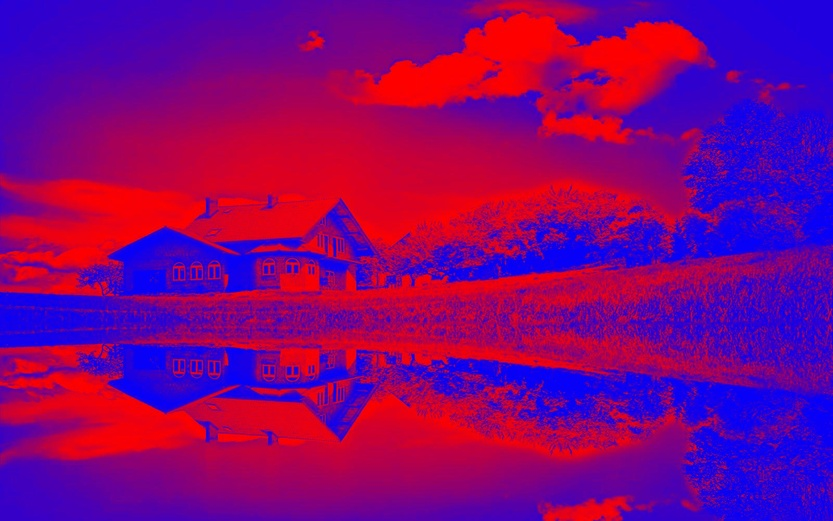
#> input picture 01.jpg, 833 x 521 px, shrunk from 1600 x 1000 before the run
$ python trabalho.py
#> lines starting #> are read from the running program, lines starting #| are printed output that depends on the picture
from PIL import Image, ImageOps, ImageDraw, ImageFilter
from random import randint
import numpy as np


#Imagem01

with Image.open("01.jpg") as img:
#> img is the input picture: PIL image 833x521 RGB; mean R, G, B 130.1, 1.5, 124.9
    img = img.convert("RGB")

width, height = img.size
#> width = 833; height = 521

img = img.convert("L")
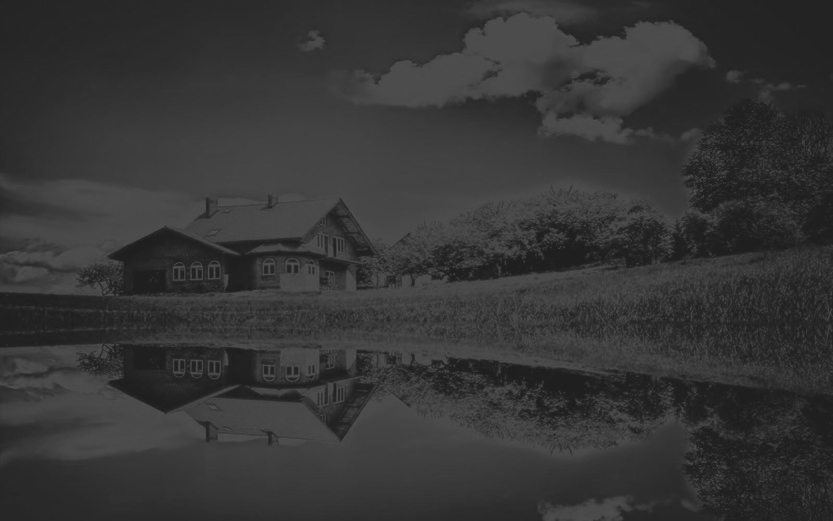
#> img: PIL image 833x521 L; min 28, max 83, mean 54
pixels = img.load()


brilho = 40


for x in range(width):
    for y in range(height):
        pixels[x,y] = pixels[x,y] + brilho

img.show()
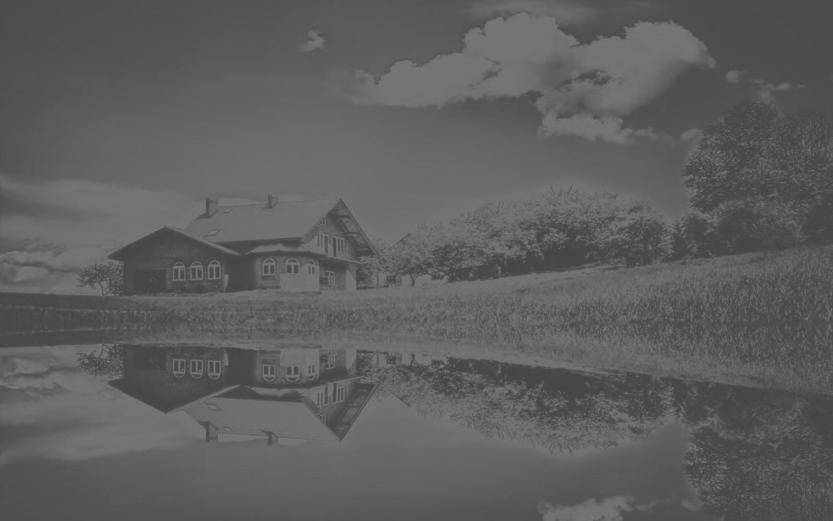
#> shown: PIL image 833x521 L; min 68, max 123, mean 94

#Imagem02

with Image.open("02.jpg") as img:
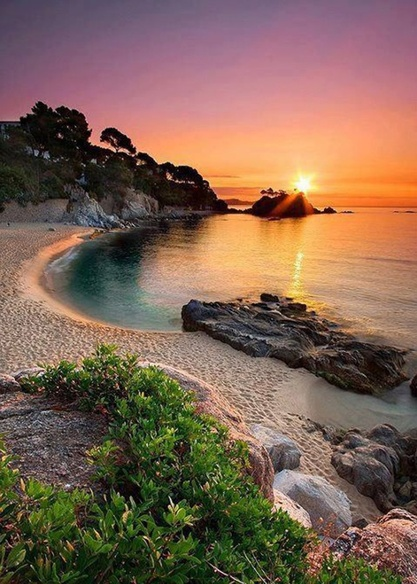
#> input picture 02.jpg, 417 x 584 px, shrunk from 800 x 1122 before the run
#> img is the input picture: PIL image 417x584 RGB; mean R, G, B 127.6, 99.7, 82.9
      img = img.convert("RGB")


img = img.filter(ImageFilter.GaussianBlur(7))
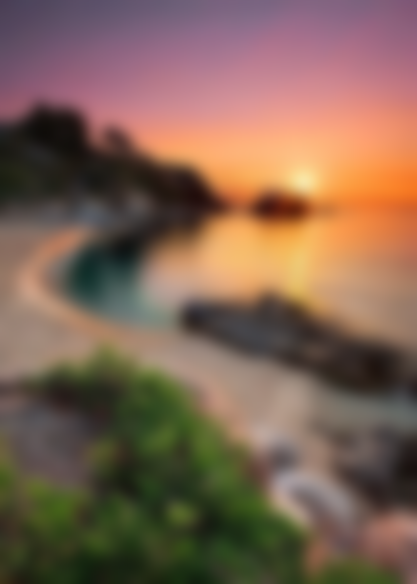
#> img: PIL image 417x584 RGB; mean R, G, B 127.6, 99.7, 82.9

img.show()

#Imagem03

with Image.open("03.png") as img:
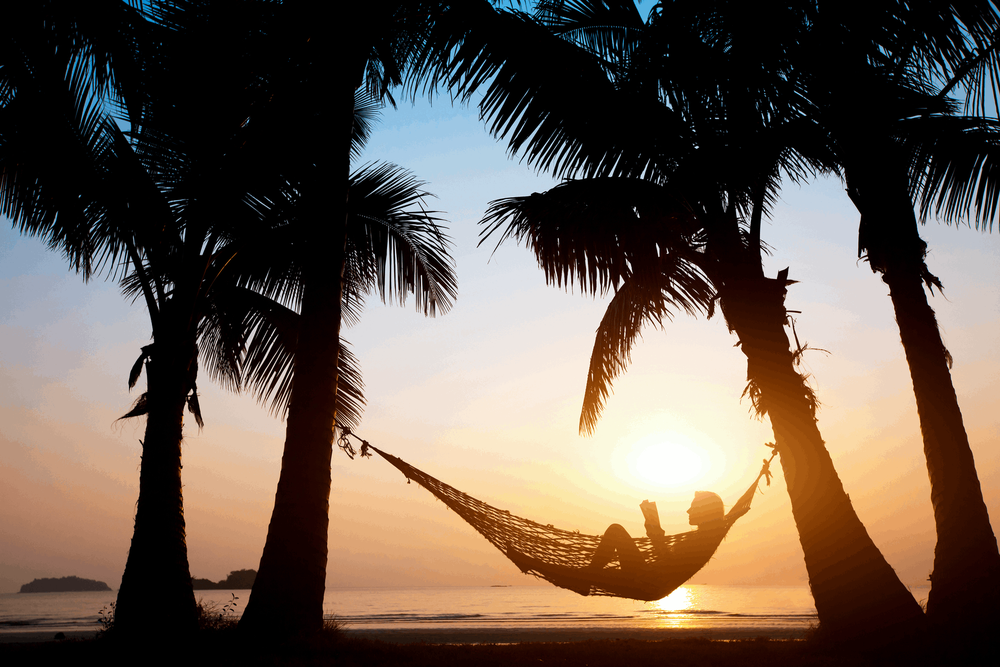
#> input picture 03.png, 1000 x 667 px, shrunk from 1920 x 1280 before the run
#> img is the input picture: PIL image 1000x667 RGBA; mean R, G, B, A 103.8, 89.4, 78.1, 255
    img = img.convert("RGB")
#> img: PIL image 1000x667 RGB

img = img.filter(ImageFilter.MinFilter(5))
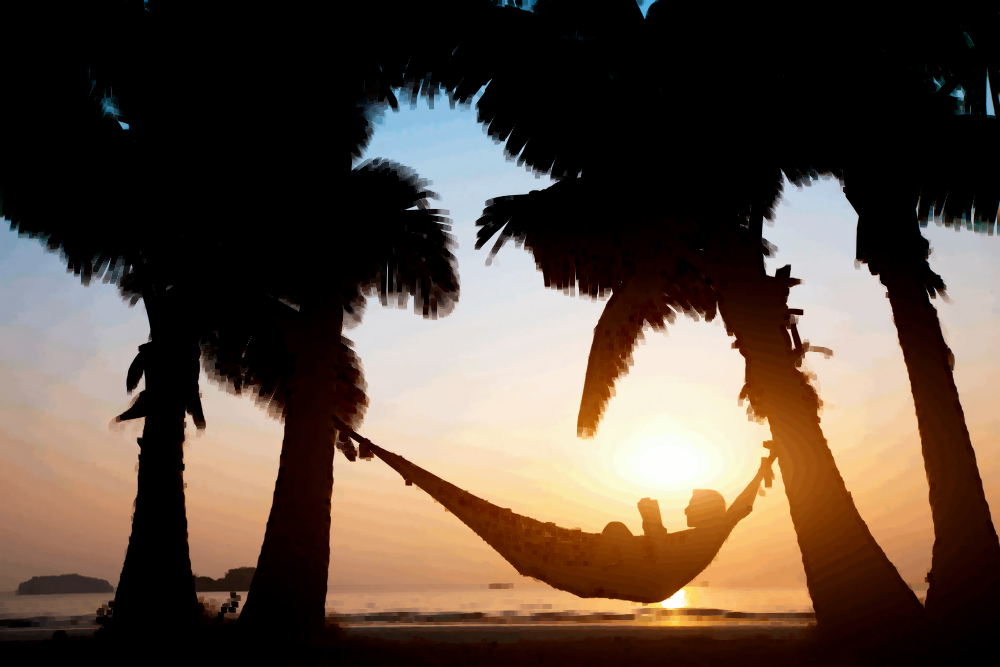
#> img: PIL image 1000x667 RGB; mean R, G, B 90.1, 74.3, 62.3

img.show()
